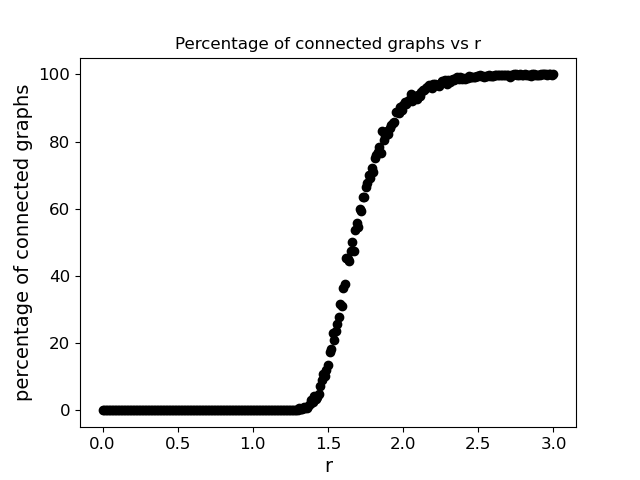

The script that saved this image:
import matplotlib as mpl
import matplotlib.pyplot as plt

mpl.rc("axes", labelsize=14)
mpl.rc("xtick", labelsize=12)
mpl.rc("ytick", labelsize=12)
plt.xlabel("r")
plt.ylabel("percentage of connected graphs")
plt.title("Percentage of connected graphs vs r")

# Plot the data generated by main.cpp
with open("out.txt") as f:
    for line in f:
        r, p = map(float, line.split())
        plt.plot(r, p * 100, "ko")

plt.savefig("render.png")
plt.show()
